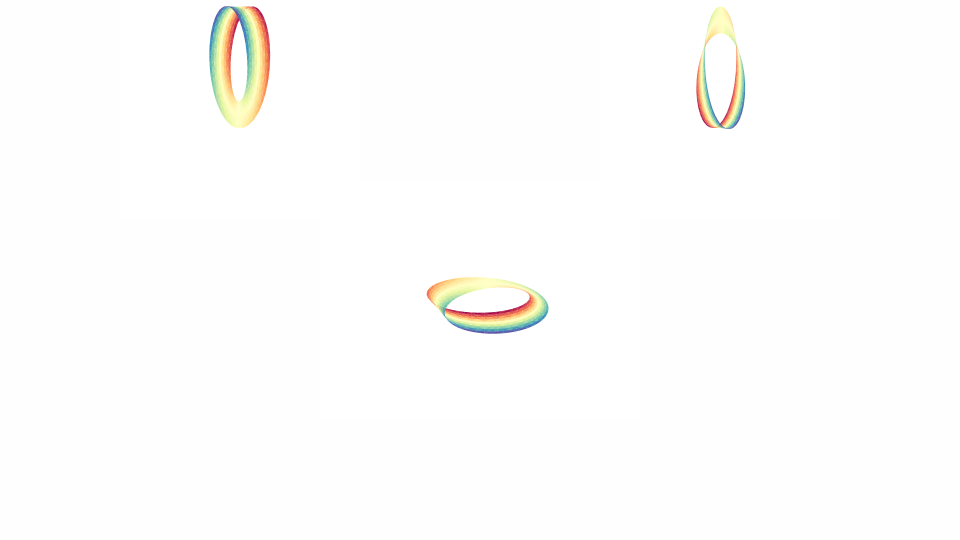
#> input picture combined.png, 1920 x 1080 px (shown at 1/2 size)
$ python stitch.py combined.png combined.png combined.png   (older library calls are emulated)
#> lines starting #> are read from the running program, lines starting #| are printed output that depends on the picture
# coding: utf-8
"""
Utility to stich three images together to make an image which could be rendered
on the Dreamoc

Leif Denby 4/12/2018, GPL3 License
"""
import matplotlib.pyplot as plt
import matplotlib.patches as patches
import matplotlib.lines as mlines
from scipy.constants import pi
from scipy.misc import imread
import numpy as np
import imageio


class DreamocImageSticher():
    def __init__(self, w=1920, h=1080, dpi=200):
        self.w = w
        self.h = h
        self.dpi = dpi

        assert w > h

        # calculate centers of zones L, C, R (left, center, right)
        i_c_C = w//2
        j_c_C = w//4
        self.centers = [
            ('L', (w/4, w/2), -pi/2),
            ('C', (i_c_C, j_c_C), 0.),
            ('R', (3.*w/4, w/2), pi/2),
        ]

        self.i_c_C = i_c_C
        self.j_c_C = j_c_C

        # to insert image at right place need to transpose, clip and do a asked insert into final image
        i, j = np.arange(w), np.arange(h)
        i_, j_ = np.meshgrid(i, j, indexing='ij')
        self.mask_L = np.logical_and(j_ > i_, i_ < w/2)
        self.mask_R = np.logical_and(j_ > (w - i_), i_ > w/2)
        self.mask_C = np.logical_and(
            np.logical_not(self.mask_L), np.logical_not(self.mask_R)
        )

    def make_screen_fig(self):
        w, h, dpi = self.w, self.h, self.dpi

        return plt.subplots(figsize=(w/dpi, h/dpi))

    def plot_screen(self, ax=None, color='black'):
        w, h = self.w, self.h
        if ax is None:
            fig, ax = self.make_screen_fig()

        screen_patch = patches.Rectangle((0, 0), w, h, linewidth=1,
                facecolor='none', edgecolor=color, linestyle='--')

        # the seperating line appears to be at 45 deg to x-axis, and so separating line must end at h=w/2
        sep_left = mlines.Line2D((0, w/2), (0, w/2), linewidth=1, linestyle=':', color=color)
        sep_right = mlines.Line2D((w, w/2), (0, w/2), linewidth=1, linestyle=':', color=color)
        sep_center = mlines.Line2D((w/2, w/2), (w/2, h), linewidth=1, linestyle=':', color=color)

        for name, pt, rot in self.centers:
            #plt.plot(pt[0], pt[1], marker='x')
            plt.text(pt[0], pt[1], name, rotation=rot*180./pi, color=color)
            #plt.text(100, 100, name, fontsize=0.1)

        ax.add_patch(screen_patch)
        ax.add_line(sep_left)
        ax.add_line(sep_right)
        ax.add_line(sep_center)

        ax.set_xlim(-0.1*w, 1.1*w)
        ax.set_ylim(-0.1*h, 1.1*h)

        return ax

    def plot_img(self, img, **kwargs):
        plt.imshow(np.transpose(img, axes=(1,0,2)), **kwargs)

    def _center_image(self, img):
        w, h = self.w, self.h

        w_in, h_in, n_colors = img.shape
        i_c_C, j_c_C = self.i_c_C, self.j_c_C

        # ensure we have a minimum an image the size of the output
        w_min, h_min = max(w_in, w), max(h_in, h)
        img_ = np.ones((w_min, h_min, n_colors)).astype(img.dtype)
        img_[:w_in, :h_in] = img

        # center on 0,0
        img_ = np.roll(np.roll(img_, -w_in//2, axis=0), -h_in//2, axis=1)

        # center on the C's center
        img_ = np.roll(np.roll(img_, i_c_C, axis=0), j_c_C, axis=1)

        # crop to the final image's extent
        img_ = img_[:w,:h]

        return img_


    def place_central_image(self, img, img_output):
        mask_C = self.mask_C

        img_ = self._center_image(img)
        img_output[mask_C] = img_[mask_C]

        return img_output


    def place_left_img(self, img, img_output):
        h, mask_L = self.h, self.mask_L
        img_ = self._center_image(img)
        img_ = np.rot90(img_, axes=(1,0), k=1)[:,:h]

        # need to crop the mask before we apply it
        m = mask_L[:h]
        img_output[:h][m] = img_[m]

        return img_output


    def place_right_img(self, img, img_output):
        w, h, mask_R = self.w, self.h, self.mask_R

        img_ = self._center_image(img)

        img_ = np.rot90(img_, axes=(1,0), k=-1)
        w_ = img_.shape[0]

        img_temp = np.zeros_like(img_output)
        img_temp[:w_] = img_[:w_,:h]
        img_temp = np.roll(img_temp, axis=0, shift=w-w_)

        img_output[mask_R] = img_temp[mask_R]

        return img_output

    def _read_img(self, fn):
        # I prefer x-y indexing starting from bottom right corner
        return np.flip(np.transpose(imageio.imread(fn), axes=(1,0,2)), axis=1)

    def __call__(self, fn_img_L, fn_img_R, fn_img_C):
        img_L = self._read_img(fn_img_L)
#> in _read_img, `return np.flip(np.transpose(imageio.imread(fn), axes=(1,0,2)), axis=1)`:
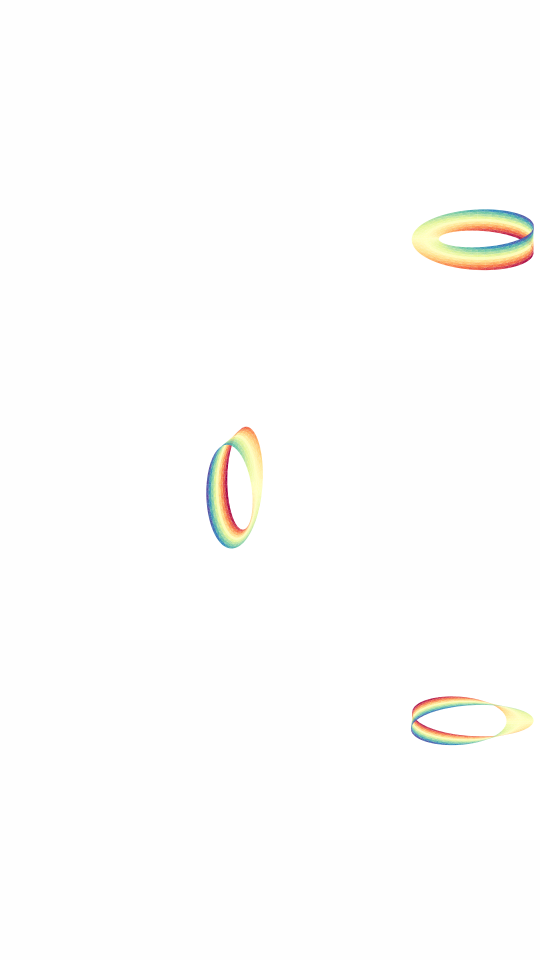
#> returned value: shape (1920, 1080, 4) (shown at 1/2 size); mean of channels 0, 1, 2, 3 87.9, 87.7, 86.7, 88.8; transparent parts drawn white
        img_R = self._read_img(fn_img_R)
        img_C = self._read_img(fn_img_C)

        w, h = self.w, self.h
        n_colors = img_L.shape[-1]
#> n_colors = 4
        assert img_L.shape[-1] == img_R.shape[-1] == img_C.shape[-1]

        img_output = 255*np.ones((w, h, n_colors)).astype(img_L.dtype)
        img_output = self.place_left_img(img_L, img_output)
#> in place_left_img, `img_ = np.rot90(img_, axes=(1,0), k=1)[:,:h]`:
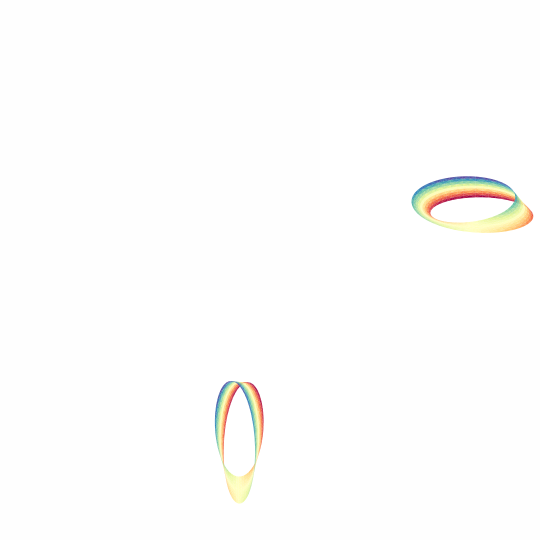
#> img_: shape (1080, 1080, 4) (shown at 1/2 size); mean R, G, B, A 90.7, 90.5, 89.6, 91.6; transparent parts drawn white
        img_output = self.place_central_image(img_C, img_output)
        img_output = self.place_right_img(img_R, img_output)
#> in place_right_img, `img_ = np.rot90(img_, axes=(1,0), k=-1)`:
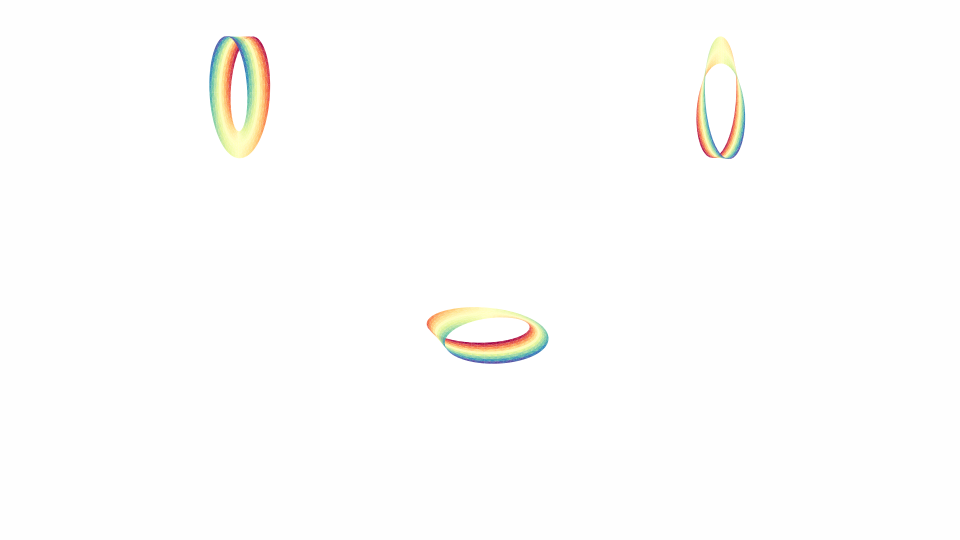
#> img_: shape (1080, 1920, 4) (shown at 1/2 size); mean R, G, B, A 87.9, 87.7, 86.7, 88.8; transparent parts drawn white
#> in place_right_img, `img_temp[:w_] = img_[:w_,:h]`:
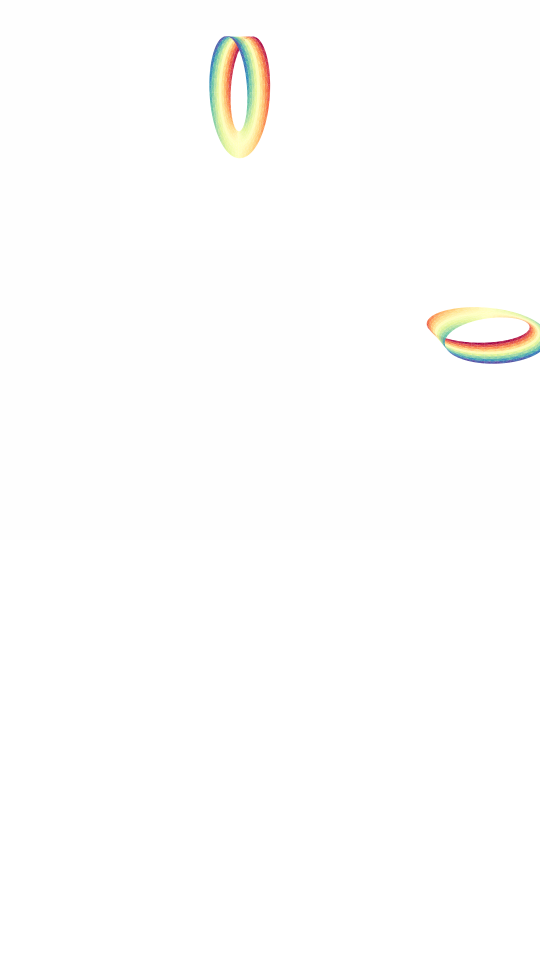
#> img_temp: shape (1920, 1080, 4) (shown at 1/2 size); mean R, G, B, A 50.8, 50.6, 49.8, 51.5; transparent parts drawn white
#> in place_right_img, `img_temp = np.roll(img_temp, axis=0, shift=w-w_)`:
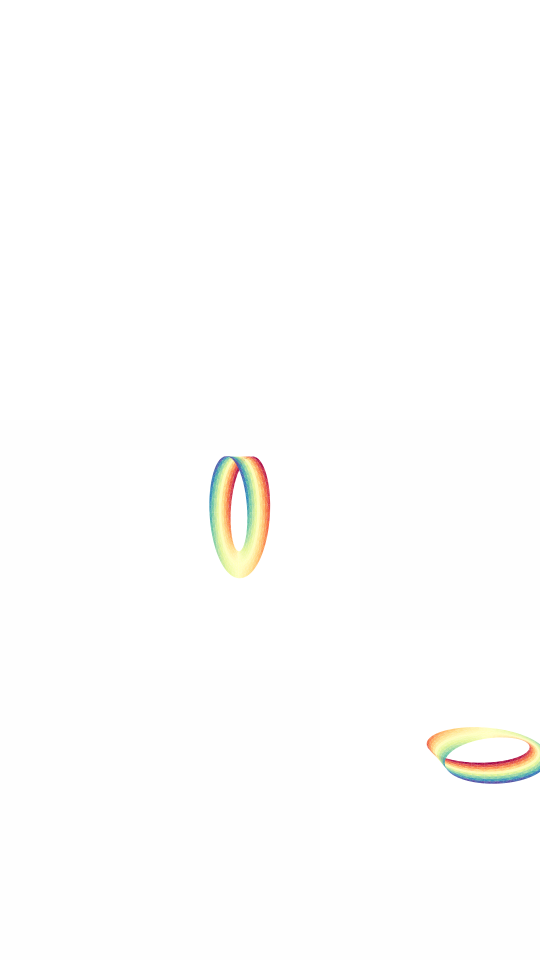
#> img_temp: shape (1920, 1080, 4) (shown at 1/2 size); mean R, G, B, A 50.8, 50.6, 49.8, 51.5; transparent parts drawn white
#> in place_right_img, `img_output[mask_R] = img_temp[mask_R]`:
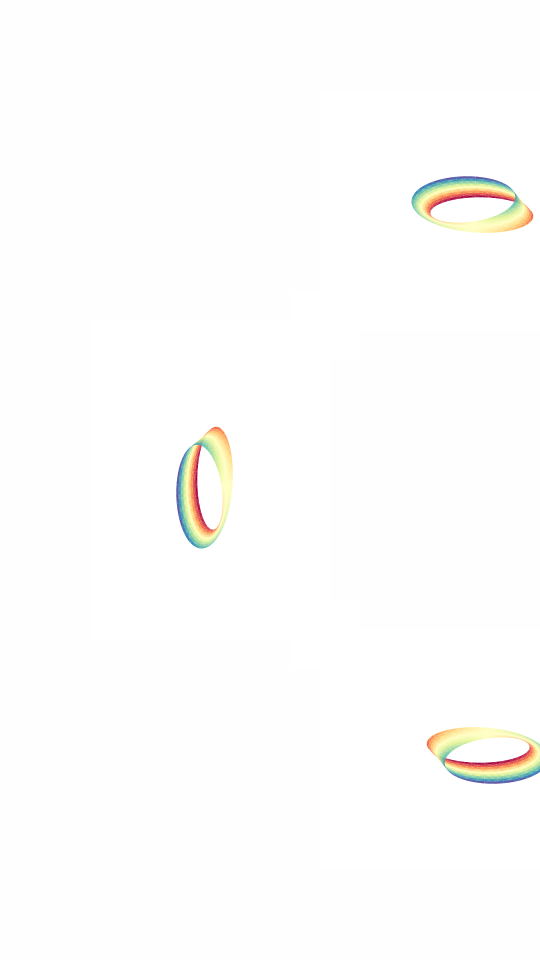
#> img_output: shape (1920, 1080, 4) (shown at 1/2 size); mean R, G, B, A 91.1, 90.9, 90, 92; transparent parts drawn white

        return img_output


if __name__ == "__main__":
    import argparse
    argparser = argparse.ArgumentParser(description=__doc__)
    argparser.add_argument('img_L', help='left image filename')
    argparser.add_argument('img_C', help='center image filename')
    argparser.add_argument('img_R', help='right image filename')
    argparser.add_argument('--width', help='width', default=1920, type=int)
    argparser.add_argument('--height', help='height', default=1080, type=int)
    argparser.add_argument('--dpi', help='dpi', default=200, type=int)
    argparser.add_argument('--out', help='output filename', default='combined.png')

    args = argparser.parse_args()

    stitcher = DreamocImageSticher(w=args.width, h=args.height, dpi=args.dpi)
    img_output = stitcher(fn_img_L=args.img_L, fn_img_C=args.img_C,
                          fn_img_R=args.img_R)

    imageio.imwrite(args.out, np.rot90(img_output, k=1))
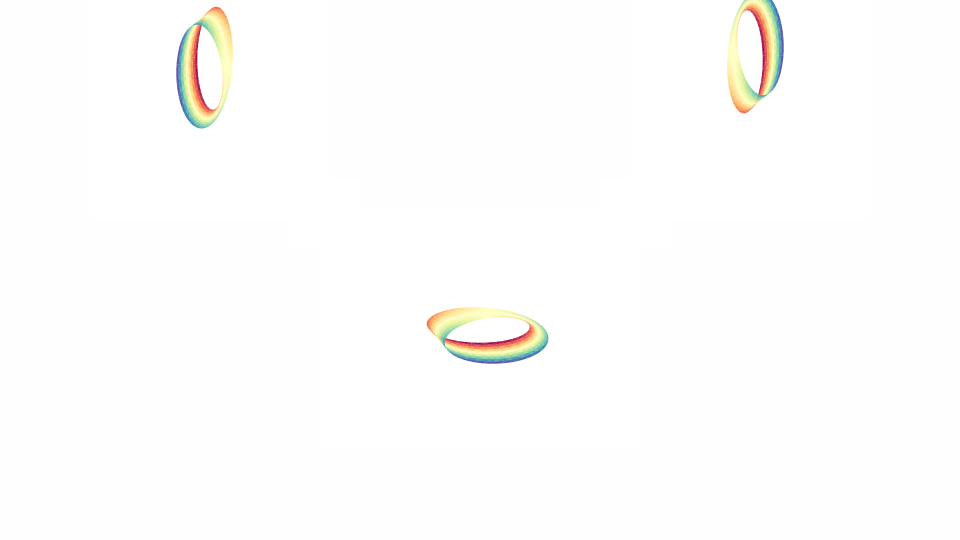
#> saved as combined.png: shape (1080, 1920, 4) (shown at 1/2 size); mean R, G, B, A 91.1, 90.9, 90, 92; transparent parts drawn white
    print("Wrote combined image to {}".format(args.out))

$ run again, with example_C.png copied over combined.png
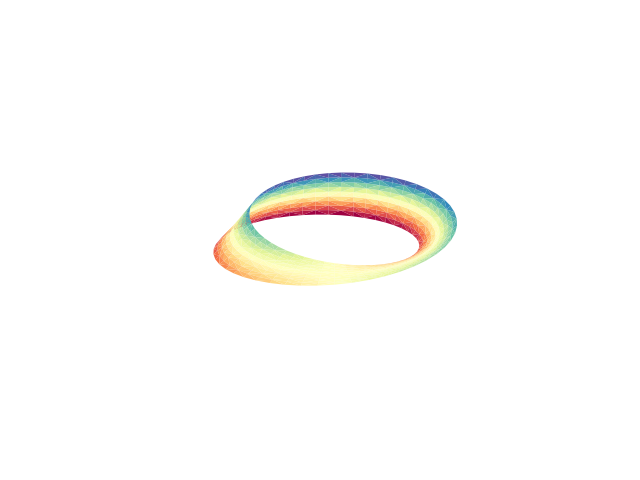
#> input picture example_C.png, 640 x 480 px
#> in place_right_img, `img_output[mask_R] = img_temp[mask_R]`:
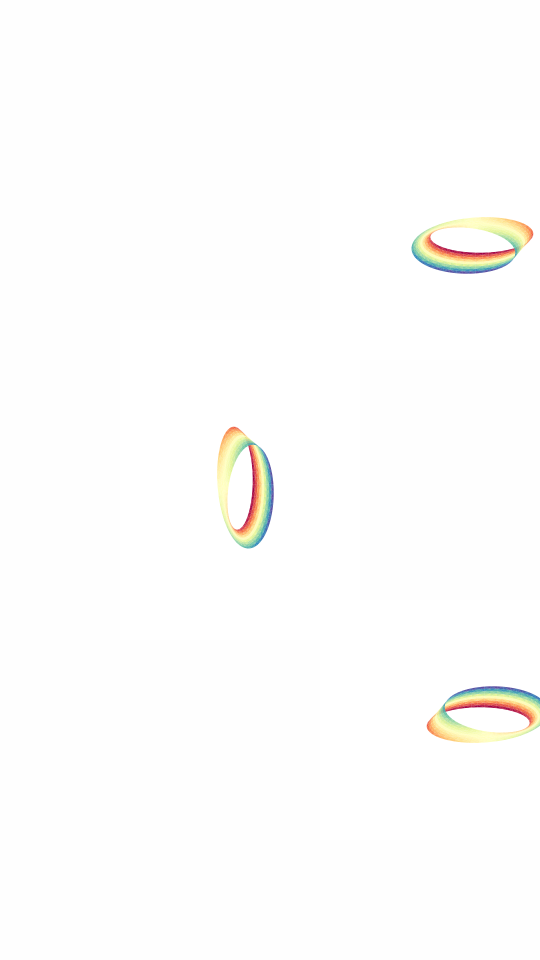
#> img_output: shape (1920, 1080, 4) (shown at 1/2 size); mean R, G, B, A 87.9, 87.6, 86.7, 88.8; transparent parts drawn white
#> `imageio.imwrite(args.out, np.rot90(img_output, k=1))`:
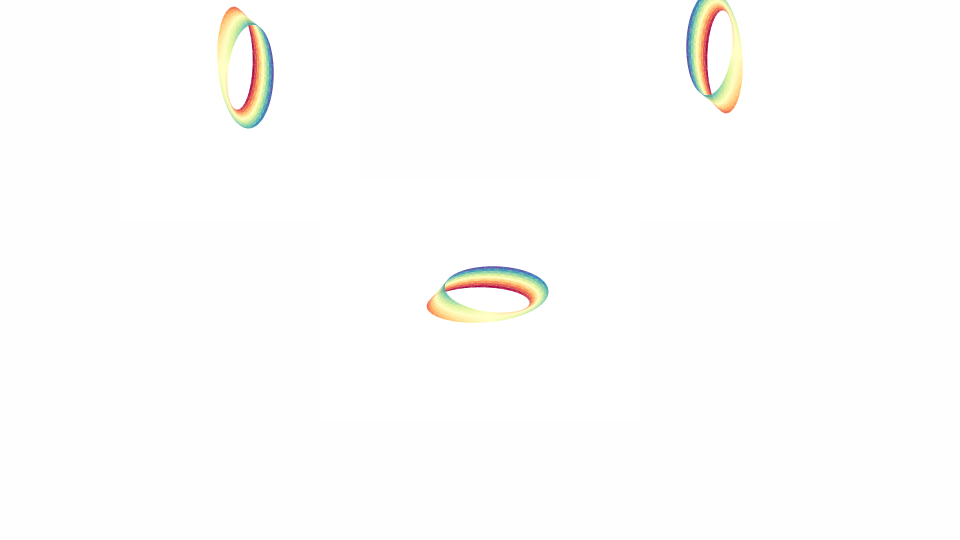
#> saved as combined.png: shape (1080, 1920, 4) (shown at 1/2 size); mean R, G, B, A 87.9, 87.6, 86.7, 88.8; transparent parts drawn white
